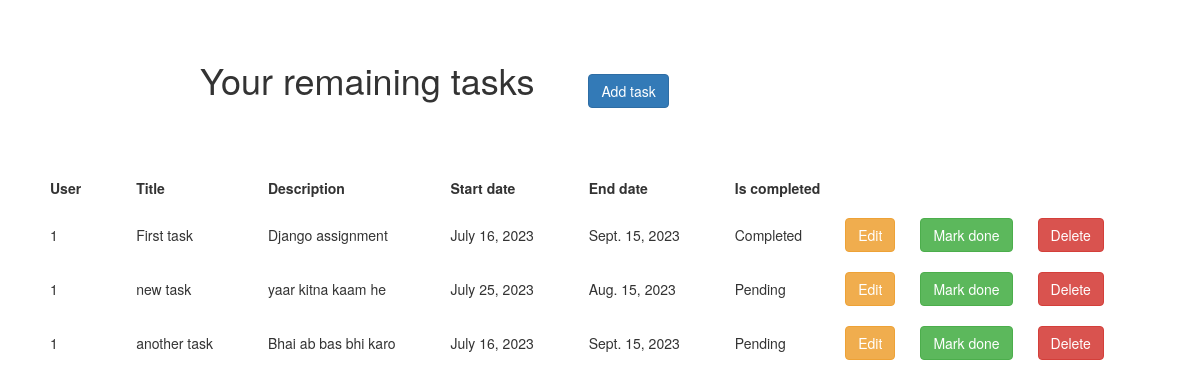
/, run on an earlier commit of the app's database.
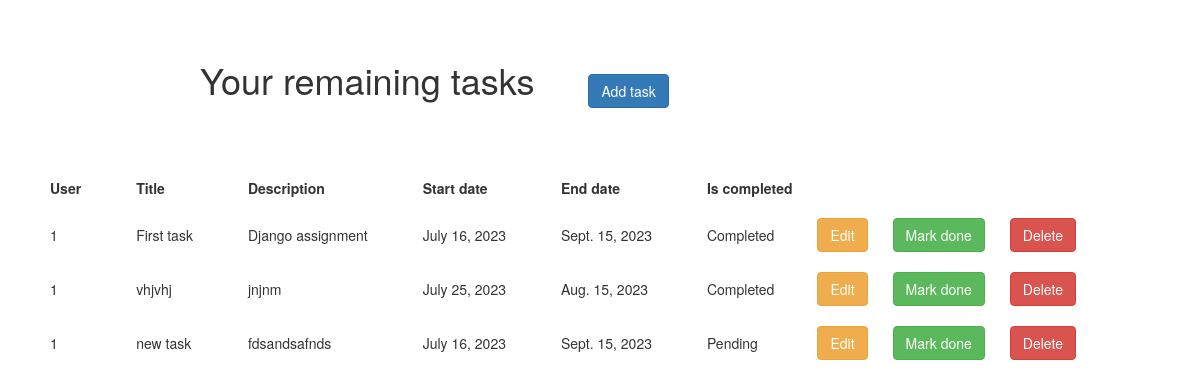
And on a later commit of the database.
### todolist/models.py (models this page shows, shortened)
class Todo(models.Model):
    title = models.CharField(max_length=200)
    description = models.TextField()
    start_date = models.DateField()
    end_date = models.DateField()
    user = models.ForeignKey(settings.AUTH_USER_MODEL, on_delete=models.CASCADE)
    is_completed = models.BooleanField(default=False)

### todolist/views.py (the view)
# urls.py: path('', views.todo_list,name="todo_list"),
def todo_list(request):
    data = Todo.objects.all()
    context = {"data" : data}
    return render(request,template_name='todolist/todo_list.html',context=context)

### todolist/templates/todolist/todo_list.html (shortened to what this page needs)
<!DOCTYPE html>
<html lang="en">
<head>
    <link rel="stylesheet" href="https://cdn.jsdelivr.net/npm/bootstrap@3.3.7/dist/css/bootstrap.min.css">
</head>
<body>
    <div style="margin: 60px 200px;">
        <h1 style="display:inline; margin-right: 50px;">Your remaining tasks</h1>
        <button onclick="window.location.href='/create/new'" type="button" class="btn btn-primary">Add task</button>
    </div>
    <table>
        <tr>
            <th style="padding-left: 50px">User</th>
            <th style="padding-left: 50px">Title</th>
            <th style="padding-left: 50px">Description</th>
            <th style="padding-left: 50px">Start date</th>
            <th style="padding-left: 50px">End date</th>
            <th style="padding-left: 50px">Is completed</th>
        </tr>
        {% for i in data %}
        <tr style="padding: 10px 0;">
            <td style="padding-left: 50px">{{i.user_id}}</td>
            <td style="padding-left: 50px">{{i.title}}</td>
            <td style="padding-left: 50px">{{i.description}}</td>
            <td style="padding-left: 50px">{{i.start_date}}</td>
            <td style="padding-left: 50px">{{i.end_date}}</td>
            {% if i.is_completed == False %}<td style="padding-left: 50px">Pending</td>{% endif %}
            {% if i.is_completed == True %}<td style="padding-left: 50px">Completed</td>{% endif %}
            <td style="padding-left: 20px" onclick="window.location.href='/edit/{{i.id}}'"><button type="button" class="btn btn-warning">Edit</button>
            </td>
            <td style="padding-left: 20px" onclick="window.location.href='/complete/{{i.id}}'"><button type="button" class="btn btn-success">Mark done</button></td>
            <td style="padding-left: 20px" onclick="window.location.href='/delete/{{i.id}}'"><button type="button" class="btn btn-danger">Delete</button></td>
        </tr>
        {% endfor %}
    </table>
</body>
</html>

### todolist/templates/todolist/todo_list.html (style rules this page uses)
th,td { padding: 10px 5px; }

What changed in the data, as far as the page shows it:
removed Todo: user_id "1", title "new task", description "yaar kitna kaam he", start_date "July 25, 2023", end_date "Aug. 15, 2023", is_completed "Pending"
removed Todo: user_id "1", title "another task", description "Bhai ab bas bhi karo", start_date "July 16, 2023", end_date "Sept. 15, 2023", is_completed "Pending"
added Todo: user_id "1", title "vhjvhj", description "jnjnm", start_date "July 25, 2023", end_date "Aug. 15, 2023", is_completed "Completed"
added Todo: user_id "1", title "new task", description "fdsandsafnds", start_date "July 16, 2023", end_date "Sept. 15, 2023", is_completed "Pending"
